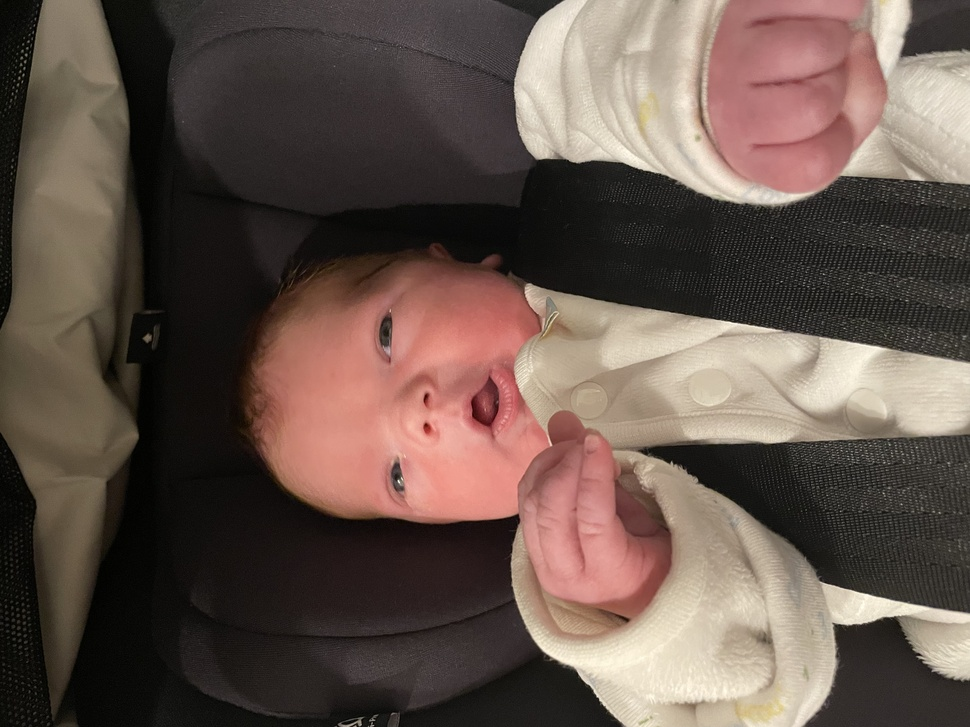
#> input picture dataset/reelle/2.jpg, 970 x 727 px, shrunk from 4032 x 3024 before the run, found by its file name; its folder holds only this picture in this run
$ python ela.py
#> lines starting #> are read from the running program, lines starting #| are printed output that depends on the picture
from PIL import Image, ImageChops, ImageEnhance
import os, sqlite3, time


path = "/home/mathieu/iadev/veripix/dataset/reelle"

# Boucle sur toutes les images du dossier
for filename in os.listdir(path):
    if not filename.lower().endswith((".jpg", ".jpeg", ".png")):
        continue

    filepath = os.path.join(path, filename)
    print("\n➡ Traitement de :", filepath)

    resaved = filepath + '.resaved.jpg'
    ela = filepath + '.ela.png'

    im = Image.open(filepath)
#> im is the input picture: PIL image 970x727 RGB; mean R, G, B 101.5, 85, 76.5
    im.save(resaved, 'JPEG', quality=95)
    resaved_im = Image.open(resaved)

    ela_im = ImageChops.difference(im, resaved_im)
    extrema = ela_im.getextrema()
#> extrema = ((0, 4), (0, 4), (0, 5))
    max_diff = max([ex[1] for ex in extrema])
#> max_diff = 5
    scale = 255.0 / max_diff if max_diff else 1
#> scale = 51
    ela_im = ImageEnhance.Brightness(ela_im).enhance(scale)
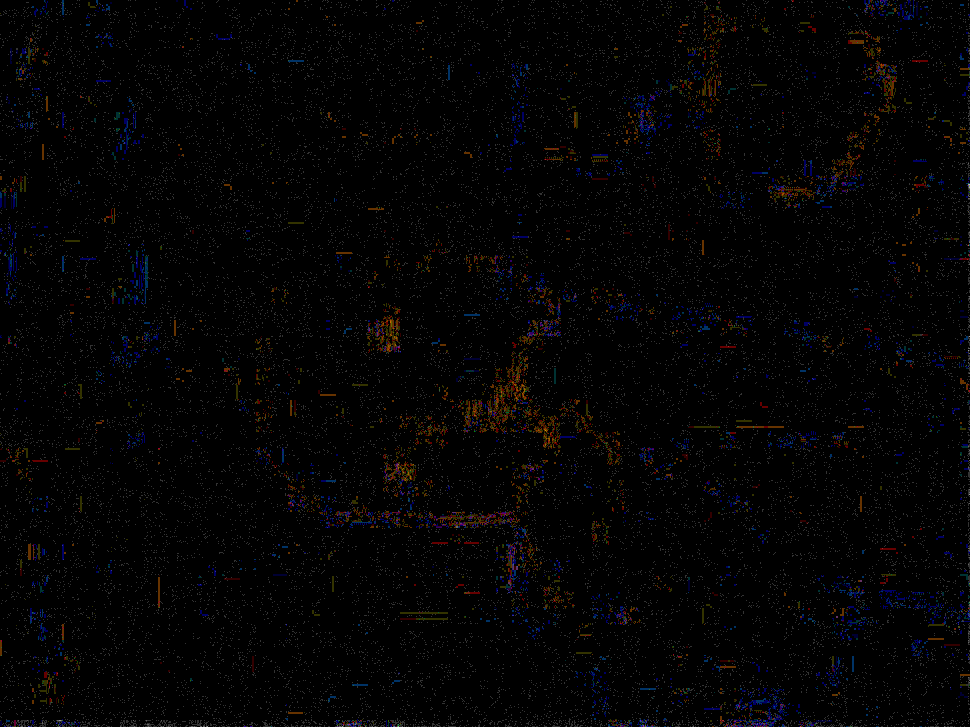
#> ela_im: PIL image 970x727 RGB; mean R, G, B 3.8, 3.3, 3.7

    print("Maximum difference was", max_diff)
#| Maximum difference was 5

    # Enregistre dans la bdd
    DB_PATH = "./data/veripix.db"
#> (the run stopped early here; a loop or call above may not have finished)
